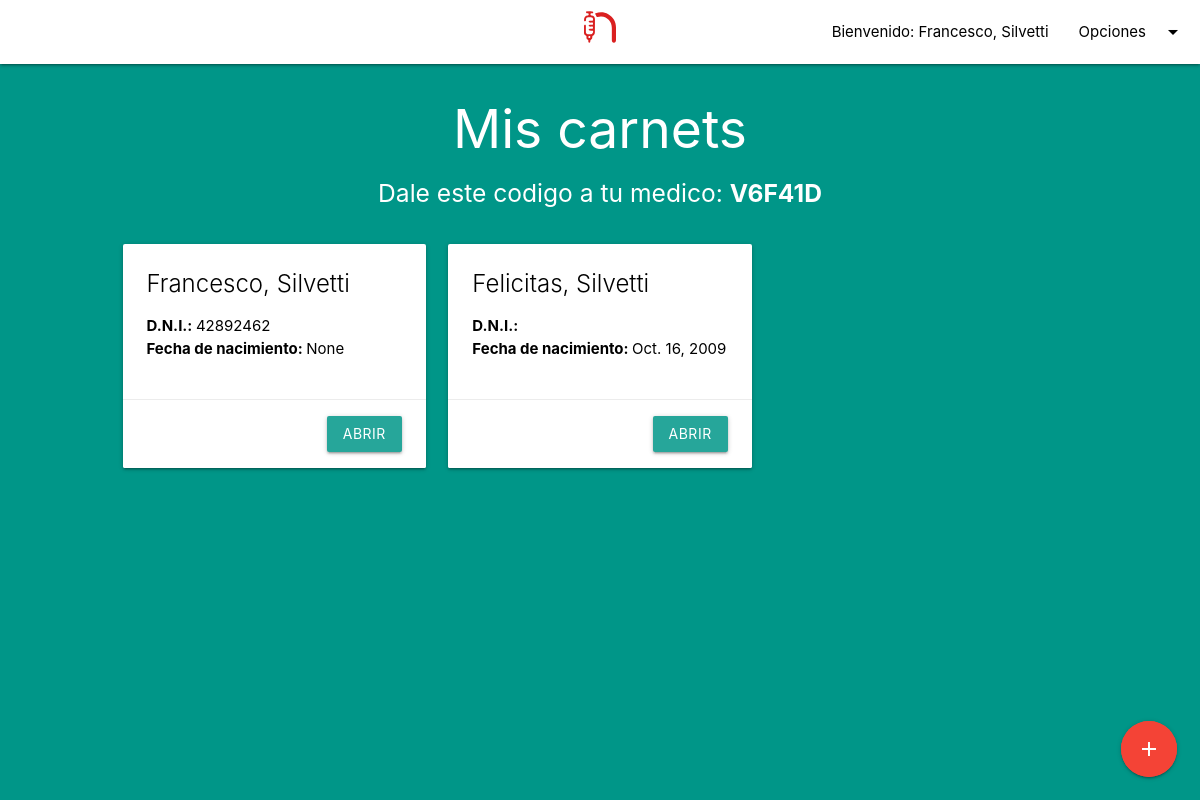
Screenshot of / (signed in) with the database file from the repository.
### accounts/models.py (models this page shows, shortened)
class User(AbstractUser):
    is_medic = models.BooleanField(null=True)
    dni = models.CharField(max_length=9, null=True, blank=False, unique=True)
    born_date = models.DateField(null=True)

class Token(models.Model):
    user = models.OneToOneField(User, on_delete=models.CASCADE, related_name='token')
    token = models.CharField(max_length=6, null=False)
    attemps = models.IntegerField(null=False, default=0)

### vacunacion/models.py (models this page shows, shortened)
class Carnet(models.Model):
    date_created = models.DateTimeField(auto_now_add=True)
    user = models.ForeignKey(User, null=False, on_delete=models.CASCADE, related_name='carnets')
    name = models.CharField(max_length=15, null=False, blank=False)
    last_name = models.CharField(max_length=15, null=False, blank=False)
    dni = models.CharField(max_length=9, null=True, blank=False)
    born_date = models.DateField(null=True)

### webpage/views.py (the view)
# urls.py: 2. Add a URL to urlpatterns:  path('', Home.as_view(), name='home')
def Home(request):
    if (request.user.is_authenticated):
        if (not request.user.is_medic):
            return render(request, 'webpage/home.html', {'children': request.user.carnets.all()})
        else:
            return (home_medic(request))
    else:
        return redirect('/accounts/login')

### webpage/templates/webpage/home.html
{% extends 'base.html' %}
{% block body %}
    <div class="row">
        <div class="center-align">
            <h2 class="white-text">Mis carnets</h2>
            <h5 class="white-text">Dale este codigo a tu medico: <b>{{ user.token.token }}</b></h5>
        </div>
    </div>
    <div class="row">
        <div class="col s1"></div>
        <div class="col s10">
            {% for child in children %}
                <div class="col s12 m6 l4">
                    <div class="card hoverable">
                        <div class="card-content black-text">
                            <span class="card-title">{{ child.name }}, {{ child.last_name }}</span>
                            <ul>
                                <li><b>D.N.I.: </b>{{ child.dni }}</li>
                                <li><b>Fecha de nacimiento: </b>{{ child.born_date }}</li>
                            </ul>
                        </div>
                        <div class="card-action right-align">
                            <a class="btn" href="{% url "vacunacion:carnet_detail" child.id %}">ABRIR</a>
                        </div>
                    </div>
                </div>
            {% endfor %}
        </div>
    </div>
    <div class="fixed-action-btn">
        <a href="{% url "vacunacion:create_carnet" %}" class="btn-floating btn-large red pulse">
            <i class="large material-icons">add</i>
        </a>
    </div>
{% endblock body %}

### webpage/templates/base.html (shortened to what this page needs)
{% load static %}
<!DOCTYPE html>
<html>
<head>
    <link type="text/css" rel="stylesheet" href="{% static "webpage/materialize/css/materialize.min.css" %}"
          media="screen,projection"/>
</head>
<body class="teal">
<nav class="white">
    <div class="nav-wrapper">
        <a href="/" class="brand-logo center black-text"><img src='{% static 'webpage/logo.svg' %}'
                                                              style="height: 32px"/></a>
        <ul class="right hide-on-med-and-down">
            {% if user.is_authenticated %}
                <li><a class="black-text" href="#">Bienvenido: {{ user.first_name }}, {{ user.last_name }}</a></li>
            {% endif %}
            <li>
                <a class="dropdown-trigger black-text" href="#" data-target="account-dropdown">Opciones<i
                        class="material-icons black-text right">arrow_drop_down</i></a>
            </li>
        </ul>
    </div>
</nav>
{% block body %}
{% endblock %}
</body>
</html>

### rows the page displays
User: first_name "Francesco", last_name "Silvetti", token.token "V6F41D"
Carnet: name "Francesco", last_name "Silvetti", dni "42892462", born_date "None"
Carnet: name "Felicitas", last_name "Silvetti", born_date "Oct. 16, 2009"
